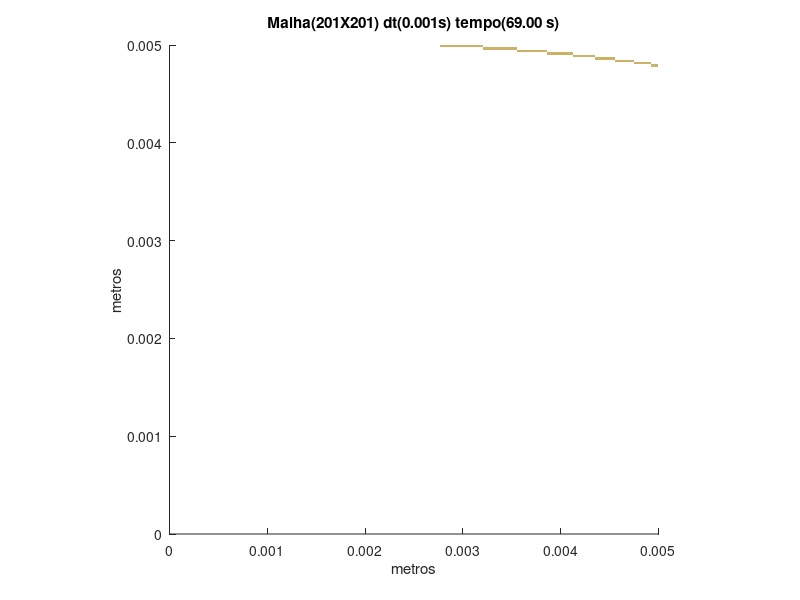

This chart was generated by the following MATLAB code:
set (gca,'PlotBoxAspectRatio',[1 1 1],'Xlim',[0,0.005],'Ylim',[0,0.005])
hold on
title('Malha(201X201) dt(0.001s) tempo(69.00 s)')
hold on
ylabel('metros')
hold on
xlabel('metros')
hold on

fill([0.00492537313432836 0.00492537313432836 0.00495024875621891 0.00495024875621891],[0.00477611940298507 0.00480099502487562 0.00480099502487562 0.00477611940298507],[0.8,0.7,0.4],'LineStyle','none')

fill([0.00495024875621891 0.00495024875621891 0.00497512437810945 0.00497512437810945],[0.00477611940298507 0.00480099502487562 0.00480099502487562 0.00477611940298507],[0.8,0.7,0.4],'LineStyle','none')

fill([0.00497512437810945 0.00497512437810945 0.005 0.005],[0.00477611940298507 0.00480099502487562 0.00480099502487562 0.00477611940298507],[0.8,0.7,0.4],'LineStyle','none')

fill([0.00475124378109453 0.00475124378109453 0.00477611940298507 0.00477611940298507],[0.00480099502487562 0.00482587064676617 0.00482587064676617 0.00480099502487562],[0.8,0.7,0.4],'LineStyle','none')

fill([0.00477611940298507 0.00477611940298507 0.00480099502487562 0.00480099502487562],[0.00480099502487562 0.00482587064676617 0.00482587064676617 0.00480099502487562],[0.8,0.7,0.4],'LineStyle','none')

fill([0.00480099502487562 0.00480099502487562 0.00482587064676617 0.00482587064676617],[0.00480099502487562 0.00482587064676617 0.00482587064676617 0.00480099502487562],[0.8,0.7,0.4],'LineStyle','none')

fill([0.00482587064676617 0.00482587064676617 0.00485074626865672 0.00485074626865672],[0.00480099502487562 0.00482587064676617 0.00482587064676617 0.00480099502487562],[0.8,0.7,0.4],'LineStyle','none')

fill([0.00485074626865672 0.00485074626865672 0.00487562189054726 0.00487562189054726],[0.00480099502487562 0.00482587064676617 0.00482587064676617 0.00480099502487562],[0.8,0.7,0.4],'LineStyle','none')

fill([0.00487562189054726 0.00487562189054726 0.00490049751243781 0.00490049751243781],[0.00480099502487562 0.00482587064676617 0.00482587064676617 0.00480099502487562],[0.8,0.7,0.4],'LineStyle','none')

fill([0.00490049751243781 0.00490049751243781 0.00492537313432836 0.00492537313432836],[0.00480099502487562 0.00482587064676617 0.00482587064676617 0.00480099502487562],[0.8,0.7,0.4],'LineStyle','none')

fill([0.00455223880597015 0.00455223880597015 0.0045771144278607 0.0045771144278607],[0.00482587064676617 0.00485074626865672 0.00485074626865672 0.00482587064676617],[0.8,0.7,0.4],'LineStyle','none')

fill([0.0045771144278607 0.0045771144278607 0.00460199004975124 0.00460199004975124],[0.00482587064676617 0.00485074626865672 0.00485074626865672 0.00482587064676617],[0.8,0.7,0.4],'LineStyle','none')

fill([0.00460199004975124 0.00460199004975124 0.00462686567164179 0.00462686567164179],[0.00482587064676617 0.00485074626865672 0.00485074626865672 0.00482587064676617],[0.8,0.7,0.4],'LineStyle','none')

fill([0.00462686567164179 0.00462686567164179 0.00465174129353234 0.00465174129353234],[0.00482587064676617 0.00485074626865672 0.00485074626865672 0.00482587064676617],[0.8,0.7,0.4],'LineStyle','none')

fill([0.00465174129353234 0.00465174129353234 0.00467661691542289 0.00467661691542289],[0.00482587064676617 0.00485074626865672 0.00485074626865672 0.00482587064676617],[0.8,0.7,0.4],'LineStyle','none')

fill([0.00467661691542289 0.00467661691542289 0.00470149253731343 0.00470149253731343],[0.00482587064676617 0.00485074626865672 0.00485074626865672 0.00482587064676617],[0.8,0.7,0.4],'LineStyle','none')

fill([0.00470149253731343 0.00470149253731343 0.00472636815920398 0.00472636815920398],[0.00482587064676617 0.00485074626865672 0.00485074626865672 0.00482587064676617],[0.8,0.7,0.4],'LineStyle','none')

fill([0.00472636815920398 0.00472636815920398 0.00475124378109453 0.00475124378109453],[0.00482587064676617 0.00485074626865672 0.00485074626865672 0.00482587064676617],[0.8,0.7,0.4],'LineStyle','none')

fill([0.00435323383084577 0.00435323383084577 0.00437810945273632 0.00437810945273632],[0.00485074626865672 0.00487562189054726 0.00487562189054726 0.00485074626865672],[0.8,0.7,0.4],'LineStyle','none')

fill([0.00437810945273632 0.00437810945273632 0.00440298507462687 0.00440298507462687],[0.00485074626865672 0.00487562189054726 0.00487562189054726 0.00485074626865672],[0.8,0.7,0.4],'LineStyle','none')

fill([0.00440298507462687 0.00440298507462687 0.00442786069651741 0.00442786069651741],[0.00485074626865672 0.00487562189054726 0.00487562189054726 0.00485074626865672],[0.8,0.7,0.4],'LineStyle','none')

fill([0.00442786069651741 0.00442786069651741 0.00445273631840796 0.00445273631840796],[0.00485074626865672 0.00487562189054726 0.00487562189054726 0.00485074626865672],[0.8,0.7,0.4],'LineStyle','none')

fill([0.00445273631840796 0.00445273631840796 0.00447761194029851 0.00447761194029851],[0.00485074626865672 0.00487562189054726 0.00487562189054726 0.00485074626865672],[0.8,0.7,0.4],'LineStyle','none')

fill([0.00447761194029851 0.00447761194029851 0.00450248756218905 0.00450248756218905],[0.00485074626865672 0.00487562189054726 0.00487562189054726 0.00485074626865672],[0.8,0.7,0.4],'LineStyle','none')

fill([0.00450248756218905 0.00450248756218905 0.0045273631840796 0.0045273631840796],[0.00485074626865672 0.00487562189054726 0.00487562189054726 0.00485074626865672],[0.8,0.7,0.4],'LineStyle','none')

fill([0.0045273631840796 0.0045273631840796 0.00455223880597015 0.00455223880597015],[0.00485074626865672 0.00487562189054726 0.00487562189054726 0.00485074626865672],[0.8,0.7,0.4],'LineStyle','none')

fill([0.00412935323383085 0.00412935323383085 0.00415422885572139 0.00415422885572139],[0.00487562189054726 0.00490049751243781 0.00490049751243781 0.00487562189054726],[0.8,0.7,0.4],'LineStyle','none')

fill([0.00415422885572139 0.00415422885572139 0.00417910447761194 0.00417910447761194],[0.00487562189054726 0.00490049751243781 0.00490049751243781 0.00487562189054726],[0.8,0.7,0.4],'LineStyle','none')

fill([0.00417910447761194 0.00417910447761194 0.00420398009950249 0.00420398009950249],[0.00487562189054726 0.00490049751243781 0.00490049751243781 0.00487562189054726],[0.8,0.7,0.4],'LineStyle','none')

fill([0.00420398009950249 0.00420398009950249 0.00422885572139303 0.00422885572139303],[0.00487562189054726 0.00490049751243781 0.00490049751243781 0.00487562189054726],[0.8,0.7,0.4],'LineStyle','none')

fill([0.00422885572139303 0.00422885572139303 0.00425373134328358 0.00425373134328358],[0.00487562189054726 0.00490049751243781 0.00490049751243781 0.00487562189054726],[0.8,0.7,0.4],'LineStyle','none')

fill([0.00425373134328358 0.00425373134328358 0.00427860696517413 0.00427860696517413],[0.00487562189054726 0.00490049751243781 0.00490049751243781 0.00487562189054726],[0.8,0.7,0.4],'LineStyle','none')

fill([0.00427860696517413 0.00427860696517413 0.00430348258706468 0.00430348258706468],[0.00487562189054726 0.00490049751243781 0.00490049751243781 0.00487562189054726],[0.8,0.7,0.4],'LineStyle','none')

fill([0.00430348258706468 0.00430348258706468 0.00432835820895522 0.00432835820895522],[0.00487562189054726 0.00490049751243781 0.00490049751243781 0.00487562189054726],[0.8,0.7,0.4],'LineStyle','none')

fill([0.00432835820895522 0.00432835820895522 0.00435323383084577 0.00435323383084577],[0.00487562189054726 0.00490049751243781 0.00490049751243781 0.00487562189054726],[0.8,0.7,0.4],'LineStyle','none')

fill([0.00385572139303483 0.00385572139303483 0.00388059701492537 0.00388059701492537],[0.00490049751243781 0.00492537313432836 0.00492537313432836 0.00490049751243781],[0.8,0.7,0.4],'LineStyle','none')

fill([0.00388059701492537 0.00388059701492537 0.00390547263681592 0.00390547263681592],[0.00490049751243781 0.00492537313432836 0.00492537313432836 0.00490049751243781],[0.8,0.7,0.4],'LineStyle','none')

fill([0.00390547263681592 0.00390547263681592 0.00393034825870647 0.00393034825870647],[0.00490049751243781 0.00492537313432836 0.00492537313432836 0.00490049751243781],[0.8,0.7,0.4],'LineStyle','none')

fill([0.00393034825870647 0.00393034825870647 0.00395522388059701 0.00395522388059701],[0.00490049751243781 0.00492537313432836 0.00492537313432836 0.00490049751243781],[0.8,0.7,0.4],'LineStyle','none')

fill([0.00395522388059701 0.00395522388059701 0.00398009950248756 0.00398009950248756],[0.00490049751243781 0.00492537313432836 0.00492537313432836 0.00490049751243781],[0.8,0.7,0.4],'LineStyle','none')

fill([0.00398009950248756 0.00398009950248756 0.00400497512437811 0.00400497512437811],[0.00490049751243781 0.00492537313432836 0.00492537313432836 0.00490049751243781],[0.8,0.7,0.4],'LineStyle','none')

fill([0.00400497512437811 0.00400497512437811 0.00402985074626866 0.00402985074626866],[0.00490049751243781 0.00492537313432836 0.00492537313432836 0.00490049751243781],[0.8,0.7,0.4],'LineStyle','none')

fill([0.00402985074626866 0.00402985074626866 0.0040547263681592 0.0040547263681592],[0.00490049751243781 0.00492537313432836 0.00492537313432836 0.00490049751243781],[0.8,0.7,0.4],'LineStyle','none')

fill([0.0040547263681592 0.0040547263681592 0.00407960199004975 0.00407960199004975],[0.00490049751243781 0.00492537313432836 0.00492537313432836 0.00490049751243781],[0.8,0.7,0.4],'LineStyle','none')

fill([0.00407960199004975 0.00407960199004975 0.0041044776119403 0.0041044776119403],[0.00490049751243781 0.00492537313432836 0.00492537313432836 0.00490049751243781],[0.8,0.7,0.4],'LineStyle','none')

fill([0.0041044776119403 0.0041044776119403 0.00412935323383085 0.00412935323383085],[0.00490049751243781 0.00492537313432836 0.00492537313432836 0.00490049751243781],[0.8,0.7,0.4],'LineStyle','none')

fill([0.00355721393034826 0.00355721393034826 0.00358208955223881 0.00358208955223881],[0.00492537313432836 0.00495024875621891 0.00495024875621891 0.00492537313432836],[0.8,0.7,0.4],'LineStyle','none')

fill([0.00358208955223881 0.00358208955223881 0.00360696517412935 0.00360696517412935],[0.00492537313432836 0.00495024875621891 0.00495024875621891 0.00492537313432836],[0.8,0.7,0.4],'LineStyle','none')

fill([0.00360696517412935 0.00360696517412935 0.0036318407960199 0.0036318407960199],[0.00492537313432836 0.00495024875621891 0.00495024875621891 0.00492537313432836],[0.8,0.7,0.4],'LineStyle','none')

fill([0.0036318407960199 0.0036318407960199 0.00365671641791045 0.00365671641791045],[0.00492537313432836 0.00495024875621891 0.00495024875621891 0.00492537313432836],[0.8,0.7,0.4],'LineStyle','none')

fill([0.00365671641791045 0.00365671641791045 0.003681592039801 0.003681592039801],[0.00492537313432836 0.00495024875621891 0.00495024875621891 0.00492537313432836],[0.8,0.7,0.4],'LineStyle','none')

fill([0.003681592039801 0.003681592039801 0.00370646766169154 0.00370646766169154],[0.00492537313432836 0.00495024875621891 0.00495024875621891 0.00492537313432836],[0.8,0.7,0.4],'LineStyle','none')

fill([0.00370646766169154 0.00370646766169154 0.00373134328358209 0.00373134328358209],[0.00492537313432836 0.00495024875621891 0.00495024875621891 0.00492537313432836],[0.8,0.7,0.4],'LineStyle','none')

fill([0.00373134328358209 0.00373134328358209 0.00375621890547264 0.00375621890547264],[0.00492537313432836 0.00495024875621891 0.00495024875621891 0.00492537313432836],[0.8,0.7,0.4],'LineStyle','none')

fill([0.00375621890547264 0.00375621890547264 0.00378109452736318 0.00378109452736318],[0.00492537313432836 0.00495024875621891 0.00495024875621891 0.00492537313432836],[0.8,0.7,0.4],'LineStyle','none')

fill([0.00378109452736318 0.00378109452736318 0.00380597014925373 0.00380597014925373],[0.00492537313432836 0.00495024875621891 0.00495024875621891 0.00492537313432836],[0.8,0.7,0.4],'LineStyle','none')

fill([0.00380597014925373 0.00380597014925373 0.00383084577114428 0.00383084577114428],[0.00492537313432836 0.00495024875621891 0.00495024875621891 0.00492537313432836],[0.8,0.7,0.4],'LineStyle','none')

fill([0.00383084577114428 0.00383084577114428 0.00385572139303483 0.00385572139303483],[0.00492537313432836 0.00495024875621891 0.00495024875621891 0.00492537313432836],[0.8,0.7,0.4],'LineStyle','none')

fill([0.0032089552238806 0.0032089552238806 0.00323383084577114 0.00323383084577114],[0.00495024875621891 0.00497512437810945 0.00497512437810945 0.00495024875621891],[0.8,0.7,0.4],'LineStyle','none')

fill([0.00323383084577114 0.00323383084577114 0.00325870646766169 0.00325870646766169],[0.00495024875621891 0.00497512437810945 0.00497512437810945 0.00495024875621891],[0.8,0.7,0.4],'LineStyle','none')

fill([0.00325870646766169 0.00325870646766169 0.00328358208955224 0.00328358208955224],[0.00495024875621891 0.00497512437810945 0.00497512437810945 0.00495024875621891],[0.8,0.7,0.4],'LineStyle','none')

fill([0.00328358208955224 0.00328358208955224 0.00330845771144279 0.00330845771144279],[0.00495024875621891 0.00497512437810945 0.00497512437810945 0.00495024875621891],[0.8,0.7,0.4],'LineStyle','none')

fill([0.00330845771144279 0.00330845771144279 0.00333333333333333 0.00333333333333333],[0.00495024875621891 0.00497512437810945 0.00497512437810945 0.00495024875621891],[0.8,0.7,0.4],'LineStyle','none')

fill([0.00333333333333333 0.00333333333333333 0.00335820895522388 0.00335820895522388],[0.00495024875621891 0.00497512437810945 0.00497512437810945 0.00495024875621891],[0.8,0.7,0.4],'LineStyle','none')

fill([0.00335820895522388 0.00335820895522388 0.00338308457711443 0.00338308457711443],[0.00495024875621891 0.00497512437810945 0.00497512437810945 0.00495024875621891],[0.8,0.7,0.4],'LineStyle','none')

fill([0.00338308457711443 0.00338308457711443 0.00340796019900498 0.00340796019900498],[0.00495024875621891 0.00497512437810945 0.00497512437810945 0.00495024875621891],[0.8,0.7,0.4],'LineStyle','none')

fill([0.00340796019900498 0.00340796019900498 0.00343283582089552 0.00343283582089552],[0.00495024875621891 0.00497512437810945 0.00497512437810945 0.00495024875621891],[0.8,0.7,0.4],'LineStyle','none')

fill([0.00343283582089552 0.00343283582089552 0.00345771144278607 0.00345771144278607],[0.00495024875621891 0.00497512437810945 0.00497512437810945 0.00495024875621891],[0.8,0.7,0.4],'LineStyle','none')

fill([0.00345771144278607 0.00345771144278607 0.00348258706467662 0.00348258706467662],[0.00495024875621891 0.00497512437810945 0.00497512437810945 0.00495024875621891],[0.8,0.7,0.4],'LineStyle','none')

fill([0.00348258706467662 0.00348258706467662 0.00350746268656716 0.00350746268656716],[0.00495024875621891 0.00497512437810945 0.00497512437810945 0.00495024875621891],[0.8,0.7,0.4],'LineStyle','none')

fill([0.00350746268656716 0.00350746268656716 0.00353233830845771 0.00353233830845771],[0.00495024875621891 0.00497512437810945 0.00497512437810945 0.00495024875621891],[0.8,0.7,0.4],'LineStyle','none')

fill([0.00353233830845771 0.00353233830845771 0.00355721393034826 0.00355721393034826],[0.00495024875621891 0.00497512437810945 0.00497512437810945 0.00495024875621891],[0.8,0.7,0.4],'LineStyle','none')

fill([0.00276119402985075 0.00276119402985075 0.00278606965174129 0.00278606965174129],[0.00497512437810945 0.005 0.005 0.00497512437810945],[0.8,0.7,0.4],'LineStyle','none')

fill([0.00278606965174129 0.00278606965174129 0.00281094527363184 0.00281094527363184],[0.00497512437810945 0.005 0.005 0.00497512437810945],[0.8,0.7,0.4],'LineStyle','none')

fill([0.00281094527363184 0.00281094527363184 0.00283582089552239 0.00283582089552239],[0.00497512437810945 0.005 0.005 0.00497512437810945],[0.8,0.7,0.4],'LineStyle','none')

fill([0.00283582089552239 0.00283582089552239 0.00286069651741294 0.00286069651741294],[0.00497512437810945 0.005 0.005 0.00497512437810945],[0.8,0.7,0.4],'LineStyle','none')

fill([0.00286069651741294 0.00286069651741294 0.00288557213930348 0.00288557213930348],[0.00497512437810945 0.005 0.005 0.00497512437810945],[0.8,0.7,0.4],'LineStyle','none')

fill([0.00288557213930348 0.00288557213930348 0.00291044776119403 0.00291044776119403],[0.00497512437810945 0.005 0.005 0.00497512437810945],[0.8,0.7,0.4],'LineStyle','none')

fill([0.00291044776119403 0.00291044776119403 0.00293532338308458 0.00293532338308458],[0.00497512437810945 0.005 0.005 0.00497512437810945],[0.8,0.7,0.4],'LineStyle','none')

fill([0.00293532338308458 0.00293532338308458 0.00296019900497512 0.00296019900497512],[0.00497512437810945 0.005 0.005 0.00497512437810945],[0.8,0.7,0.4],'LineStyle','none')

fill([0.00296019900497512 0.00296019900497512 0.00298507462686567 0.00298507462686567],[0.00497512437810945 0.005 0.005 0.00497512437810945],[0.8,0.7,0.4],'LineStyle','none')

fill([0.00298507462686567 0.00298507462686567 0.00300995024875622 0.00300995024875622],[0.00497512437810945 0.005 0.005 0.00497512437810945],[0.8,0.7,0.4],'LineStyle','none')

fill([0.00300995024875622 0.00300995024875622 0.00303482587064677 0.00303482587064677],[0.00497512437810945 0.005 0.005 0.00497512437810945],[0.8,0.7,0.4],'LineStyle','none')

fill([0.00303482587064677 0.00303482587064677 0.00305970149253731 0.00305970149253731],[0.00497512437810945 0.005 0.005 0.00497512437810945],[0.8,0.7,0.4],'LineStyle','none')

fill([0.00305970149253731 0.00305970149253731 0.00308457711442786 0.00308457711442786],[0.00497512437810945 0.005 0.005 0.00497512437810945],[0.8,0.7,0.4],'LineStyle','none')

fill([0.00308457711442786 0.00308457711442786 0.00310945273631841 0.00310945273631841],[0.00497512437810945 0.005 0.005 0.00497512437810945],[0.8,0.7,0.4],'LineStyle','none')

fill([0.00310945273631841 0.00310945273631841 0.00313432835820896 0.00313432835820896],[0.00497512437810945 0.005 0.005 0.00497512437810945],[0.8,0.7,0.4],'LineStyle','none')

fill([0.00313432835820896 0.00313432835820896 0.0031592039800995 0.0031592039800995],[0.00497512437810945 0.005 0.005 0.00497512437810945],[0.8,0.7,0.4],'LineStyle','none')

fill([0.0031592039800995 0.0031592039800995 0.00318407960199005 0.00318407960199005],[0.00497512437810945 0.005 0.005 0.00497512437810945],[0.8,0.7,0.4],'LineStyle','none')

fill([0.00318407960199005 0.00318407960199005 0.0032089552238806 0.0032089552238806],[0.00497512437810945 0.005 0.005 0.00497512437810945],[0.8,0.7,0.4],'LineStyle','none')
